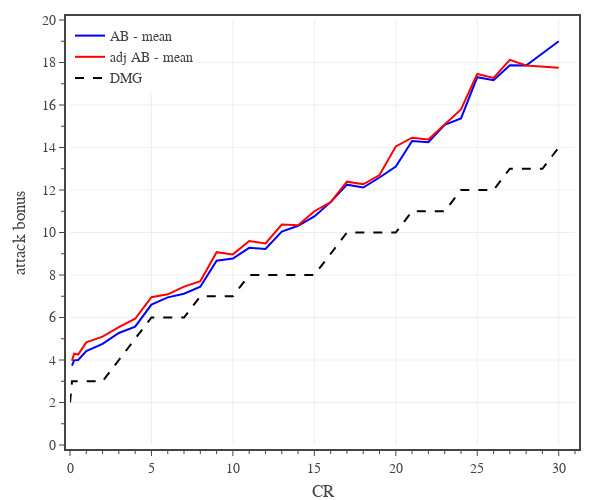

This figure's notebook cell:
### Code cell
# Fig. 3b: plots monster AB vs CR

# create figure
fig = go.Figure(
    layout=go.Layout(
        template=tfb.FIG_TEMPLATE,
        margin=dict(l=70, r=25, b=55, t=20, pad=4),
        xaxis=dict(
            title_text='CR',
            range=[0,31],
            tick0=0, dtick=5,
            minor=dict(tick0=0, dtick=1),
        ),
        yaxis=dict(
            title_text='attack bonus',
            range=[0,20],
            tick0=0, dtick=2,
            minor=dict(tick0=0, dtick=1),
        ),
        legend=dict(
            xanchor='left', yanchor='top',
            x=0.00, y=1.00,
            orientation='v',
            tracegroupgap=0,
        )
    )
)

plot_confidence_interval(fig, df0, 0.0, 'CR', 'AB', 'AB', 'rgba(0, 0, 255, 1.0)', 'rgba(0, 0, 255, 0.3)')

plot_confidence_interval(fig, df0, 0.0, 'CR', 'adj AB', 'adj AB', 'rgba(255, 0, 0, 1.0)', 'rgba(255, 0, 0, 0.3)')

# plot reference line
fig.add_trace(go.Scatter(
    x=dfD.index, y=dfD['AB'],
    mode='lines', 
    name='DMG',
    line=dict(color='black', dash='dash'),
    hoverinfo='skip', 
))

# show figure
fig.update_layout(width=600, height=500)
fig.show(config=tfb.FIG_CONFIG)

# save figures
if SAVEFIGS:
    fig.update_layout(autosize=True, width=None, height=None)
    tfb.save_fig_html(fig, format='large', name='fig-ab-vs-cr-large')
    tfb.save_fig_html(fig, format='small', name='fig-ab-vs-cr-small')

### Figure 1 — Plotly figure (JSON) as saved in the notebook; plotly's stock layout.template omitted (floating-point values rounded to 4 significant figures)
{"data": [{"hovertemplate": "<b>AB</b><br>CR %{x:,.0f}<br>Mean %{y:,.1f}<br><extra></extra>", "legendgroup": "AB", "line": {"color": "rgba(0, 0, 255, 1.0)"}, "mode": "lines", "name": "AB - mean", "type": "scatter", "x": [0.125, 0.25, 0.5, 1, 2, 3, 4, 5, 6, 7, 8, 9, 10, 11, 12, 13, 14, 15, 16, 17, 18, 19, 20, 21, 22, 23, 24, 25, 26, 27, 28, 30], "y": [3.733, 3.984, 4, 4.421, 4.757, 5.272, 5.569, 6.606, 6.948, 7.12, 7.45, 8.675, 8.776, 9.277, 9.222, 10.04, 10.32, 10.76, 11.43, 12.25, 12.12, 12.59, 13.11, 14.31, 14.25, 15.06, 15.37, 17.31, 17.17, 17.88, 17.86, 19]}, {"hovertemplate": "<b>adj AB</b><br>CR %{x:,.0f}<br>Mean %{y:,.1f}<br><extra></extra>", "legendgroup": "adj AB", "line": {"color": "rgba(255, 0, 0, 1.0)"}, "mode": "lines", "name": "adj AB - mean", "type": "scatter", "x": [0.125, 0.25, 0.5, 1, 2, 3, 4, 5, 6, 7, 8, 9, 10, 11, 12, 13, 14, 15, 16, 17, 18, 19, 20, 21, 22, 23, 24, 25, 26, 27, 28, 30], "y": [3.967, 4.301, 4.254, 4.828, 5.102, 5.549, 5.942, 6.954, 7.093, 7.454, 7.71, 9.075, 8.97, 9.6, 9.481, 10.37, 10.34, 11, 11.43, 12.39, 12.27, 12.71, 14.05, 14.46, 14.38, 15.06, 15.79, 17.46, 17.28, 18.12, 17.86, 17.75]}, {"hoverinfo": "skip", "line": {"color": "black", "dash": "dash"}, "mode": "lines", "name": "DMG", "type": "scatter", "x": [0, 0.125, 0.25, 0.5, 1, 2, 3, 4, 5, 6, 7, 8, 9, 10, 11, 12, 13, 14, 15, 16, 17, 18, 19, 20, 21, 22, 23, 24, 25, 26, 27, 28, 29, 30], "y": [2, 3, 3, 3, 3, 3, 4, 5, 6, 6, 6, 7, 7, 7, 8, 8, 8, 8, 8, 9, 10, 10, 10, 10, 11, 11, 11, 12, 12, 12, 13, 13, 13, 14]}], "layout": {"height": 500, "legend": {"orientation": "v", "tracegroupgap": 0, "x": 0, "xanchor": "left", "y": 1, "yanchor": "top"}, "margin": {"b": 55, "l": 70, "pad": 4, "r": 25, "t": 20}, "width": 600, "xaxis": {"dtick": 5, "minor": {"dtick": 1, "tick0": 0}, "range": [0, 31], "tick0": 0, "title": {"text": "CR"}}, "yaxis": {"dtick": 2, "minor": {"dtick": 1, "tick0": 0}, "range": [0, 20], "tick0": 0, "title": {"text": "attack bonus"}}}}
